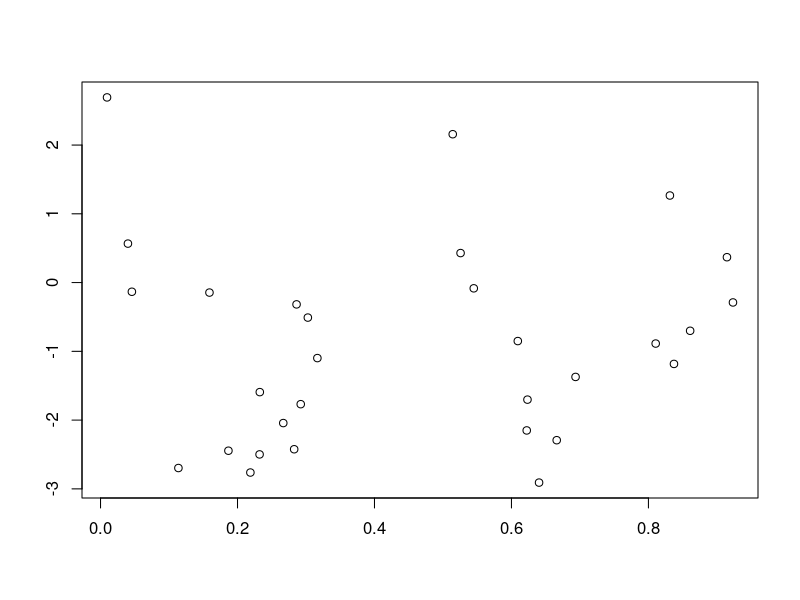
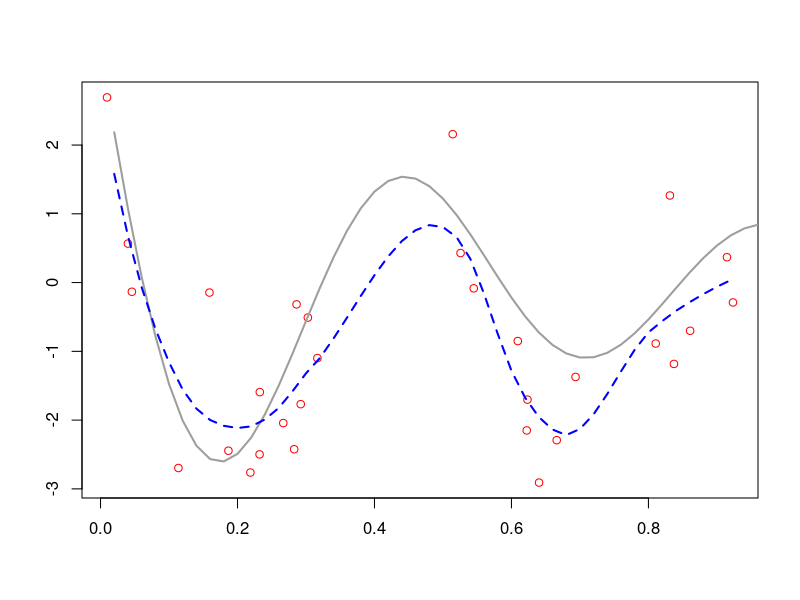

The R script that drew these images, in order:
## ---- chunk 1
knitr::opts_chunk$set(warning = FALSE, message = FALSE)
options(scipen = 1, digits = 4, width = 80, fig.align = "center")
set.seed(8742)
## ---- chunk 2

lo.lev <- function(x1, sp){
  # x1: feature vector of length n
  # sp: a value for "span"
  
  n = length(x1);
  lev = rep(0, n)
  
  ##############################################
  # YOUR CODE: Compute the diagonal entries of the 
  #            smoother matrix S and 
  #            store it in a vector "lev"
  # Tip: check how we compute the smoother matrix
  #      for smoothing spline models
  
  for(i in 1:n){
    y = rep(0, n); y[i]=1;
    yi = loess(y ~ x1, span = sp)$fitted;
    lev[i]= yi[i];
  }
  
  ##############################################
  
  
  return(lev)
}

onestep_CV <- function(x1, y1, sp){
  
  ##############################################
  #  YOUR CODE: 
  #  1) Fit a loess model y1 ~ x1 with span = sp, and extract 
  #     the corresponding residual vector
  #  2) Call lo.lev to obtain the diagonal entries of S
  #  3) Compute LOO-CV and GCV using formula from lecture notes
  #    [lec_W5_NonlinearRegression.pdf] page 33. 
  
  n = length(x1)
  err = y1 - loess(y1 ~ x1, span = sp)$fitted
  sdiag = lo.lev(x1, sp)
  
  cv = sum((err/(1-sdiag))^2)/n
  gcv = sum((err/(1-sum(sdiag)/n))^2)/n
  
  ##############################################
  
  return(list(cv = cv, gcv = gcv))
}

myCV <- function(x1, y1, span){
  # x1: feature vector of length n
  # y1: response vector of length n
  # span: a sequence of values for "span"
  
  m = length(span)
  cv = rep(0, m)
  gcv = rep(0, m)
  
  for(i in 1:m){
    tmp = onestep_CV(x1, y1, span[i])
    cv[i] = tmp$cv
    gcv[i] = tmp$gcv
  }
  return(list(cv = cv, gcv = gcv))
}

## ---- chunk 3

mydata = read.csv(file = "Coding3_Data.csv")
dim(mydata)


## ---- chunk 4
plot(mydata$x, mydata$y, xlab="", ylab="")

## ---- chunk 5

span1 = seq(from = 0.2, by = 0.05, length = 15 )
cv.out = myCV(mydata$x, mydata$y, span1)

## ---- chunk 6

myout = data.frame(CV = cv.out$cv, 
                   GCV = cv.out$gcv, 
                   span = span1)
myout

## ---- chunk 7

myout$span[myout$GCV == min(myout$GCV)]

## ---- chunk 8

myout$span[myout$CV == min(myout$CV)]

## ---- chunk 9

spangcv.min = 0.5
plot(mydata$x, mydata$y, xlab="", ylab="", col="red");
fx = 1:50/50;
fy = sin(12*(fx+0.2))/(fx+0.2)
lines(fx, fy, col=8, lwd=2, color = "gray");

f = loess(y ~ x, mydata, span = spangcv.min)
lines(fx, predict(f, newdata = data.frame(x = fx), surface = "direct"), lty=2, lwd=2, col="blue")

